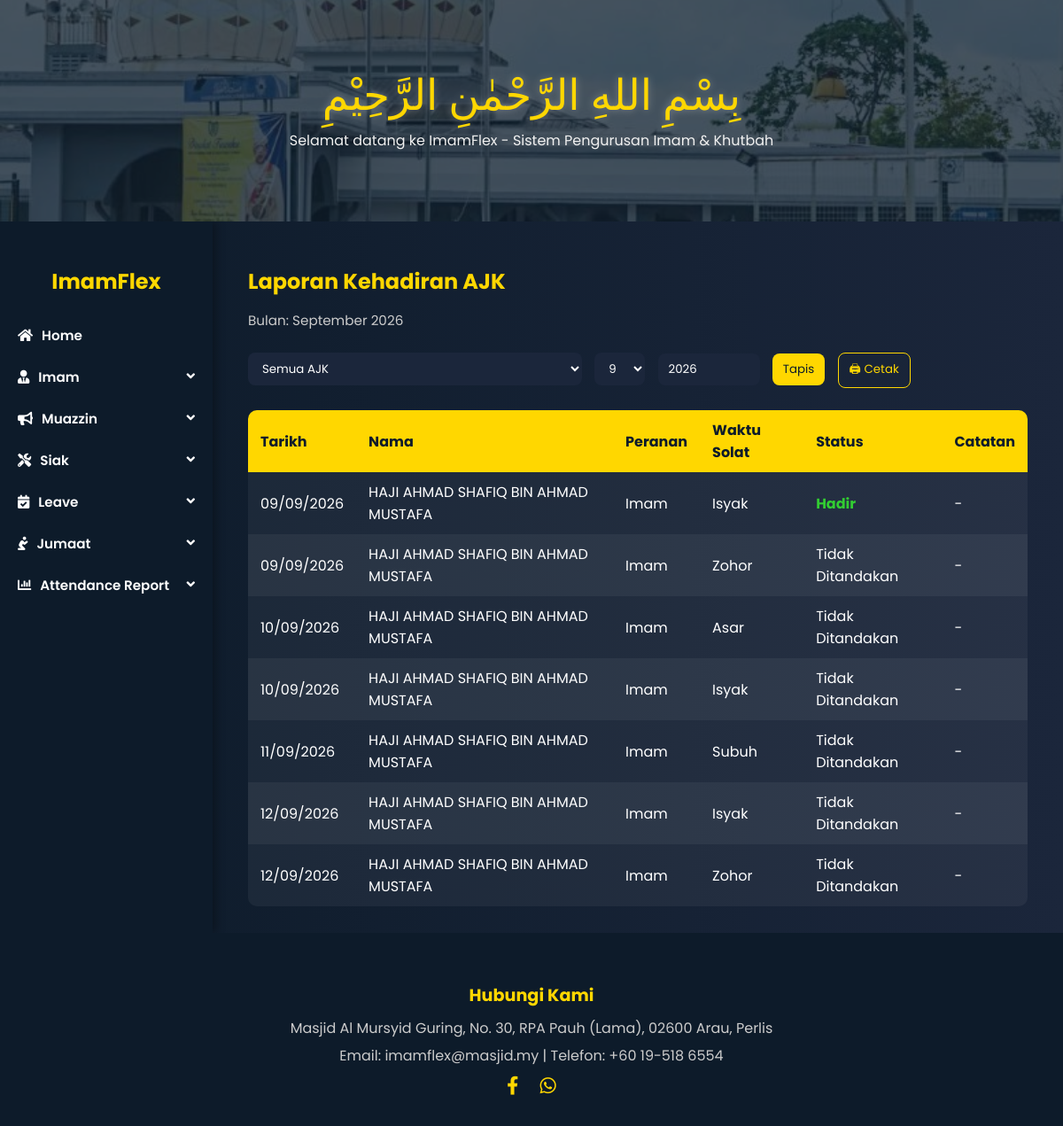
The page /attendance-report/ on the database its author committed.
### ImamFlex/models.py (models this page shows, shortened)
class AttendanceRecord(models.Model):
    attendance_id = models.AutoField(primary_key=True)
    role_type = models.CharField(max_length=20, choices=ROLE_CHOICES)
    role_id = models.CharField(max_length=10)
    date = models.DateField()
    prayer_time = models.CharField(max_length=20, choices=PRAYER_TIMES)
    role_performed = models.CharField(max_length=100)
    attendance_status = models.CharField(max_length=20, choices=ATTENDANCE_CHOICES)
    remarks = models.TextField(null=True, blank=True)

class MosqueStaff(models.Model):
    name = models.CharField(max_length=100)
    ic_number = models.CharField(max_length=12, unique=True)
    contact_number = models.CharField(max_length=15)
    address = models.TextField(blank=True, null=True)
    availability = models.BooleanField(default=True)
    email = models.EmailField(blank=True, null=True)
    profile_picture = models.ImageField(upload_to='profile_pics/', null=True, blank=True)
    class Meta:
        abstract = True

class Imam(MosqueStaff):
    imam_id = models.CharField(max_length=10, primary_key=True)
    password = models.CharField(max_length=20)
    is_admin = models.BooleanField(default=False)

### ImamFlex/views.py (the view)
# urls.py: path('attendance-report/', views.admin_attendance_report, name='attendance_report'),
def admin_attendance_report(request):
    today = date.today()
    year = int(request.GET.get('year', today.year))
    month = int(request.GET.get('month', today.month))
    selected_staff_id = request.GET.get('staff_id', '')
    selected_type = ''
    selected_id = ''
    filtered_attendance = []
    staff_list = []
    for imam in Imam.objects.all():
        staff_list.append({
            'role_type': 'Imam',
            'role_id': imam.imam_id,
            'name': imam.name
        })
    for muazzin in Muazzin.objects.all():
        staff_list.append({
            'role_type': 'Muazzin',
            'role_id': muazzin.muazzin_id,
            'name': muazzin.name
        })
    for siak in Siak.objects.all():
        staff_list.append({
            'role_type': 'Siak',
            'role_id': siak.siak_id,
            'name': siak.name
        })
    if selected_staff_id:
        try:
            selected_type, selected_id = selected_staff_id.split('-')
            selected_type = selected_type.capitalize()
            selected_id = selected_id.upper()
            filtered_attendance = AttendanceRecord.objects.filter(
                role_type__iexact=selected_type,
                role_id__iexact=selected_id,
                date__year=year,
                date__month=month
            ).order_by('date', 'prayer_time')
        except ValueError:
            filtered_attendance = []
    else:
        filtered_attendance = AttendanceRecord.objects.filter(
            date__year=year,
            date__month=month
        ).order_by('date', 'prayer_time')
    return render(request, 'admin/adminAttendance.html', {
        'attendance_records': filtered_attendance,
        'staff_list': staff_list,
        'selected_type': selected_type,
        'selected_id': selected_id,
        'month': month,
        'year': year,
        'month_list': range(1, 13),
        'month_name': calendar.month_name[month],
    })

### ImamFlex/templates/admin/adminAttendance.html (shortened to what this page needs)
{% load static %}
<!DOCTYPE html>
<html lang="en">
<head>
  <link rel="stylesheet" href="https://cdnjs.cloudflare.com/ajax/libs/font-awesome/5.15.4/css/all.min.css">
</head>
<body>
<div class="header-img">
  <div>
    <div class="bismillah">بِسْمِ اللهِ الرَّحْمٰنِ الرَّحِيْمِ</div>
    <div class="tagline">Selamat datang ke ImamFlex - Sistem Pengurusan Imam & Khutbah</div>
  </div>
</div>
<div class="main-wrapper">
    <div class="sidebar">
        <h2>ImamFlex</h2>
        <a href="{% url 'adminDash' %}" class="active"><i class="fas fa-home"></i> Home</a>
        <button class="dropdown-btn"><i class="fas fa-user-tie"></i> Imam</button>
        <button class="dropdown-btn"><i class="fas fa-bullhorn"></i> Muazzin</button>
        <button class="dropdown-btn"><i class="fas fa-tools"></i> Siak</button>
       <button class="dropdown-btn"><i class="fas fa-calendar-check"></i> Leave</button>
      <button class="dropdown-btn"><i class="fas fa-pray"></i> Jumaat</button>
        <button class="dropdown-btn"><i class="fas fa-chart-bar"></i> Attendance Report</button>
    </div>
<div class="content">
  <h2 style="color: gold; margin-bottom: 10px;">Laporan Kehadiran AJK</h2>
  <p class="subtext" style="margin-bottom: 25px;">Bulan: {{ month_name }} {{ year }}</p>
  <form method="get" action="" style="margin-bottom: 20px;">
    <select name="staff_id">
      <option value="">Semua AJK</option>
    </select>
    <select name="month">
      {% for m in month_list %}
        <option value="{{ m }}" {% if m == month %}selected{% endif %}>{{ m }}</option>
      {% endfor %}
    </select>
    <input type="number" name="year" value="{{ year }}" min="2020" max="2100">
    <button type="submit">Tapis</button>
    <button type="button" class="print-btn" onclick="print()">🖨 Cetak</button>
  </form>
  <table>
    <thead>
      <tr>
        <th>Tarikh</th>
        <th>Nama</th>
        <th>Peranan</th>
        <th>Waktu Solat</th>
        <th>Status</th>
        <th>Catatan</th>
      </tr>
    </thead>
    <tbody>
      {% for r in attendance_records %}
        <tr>
          <td>{{ r.date|date:"d/m/Y" }}</td>
          <td>
            {% for s in staff_list %}
              {% if s.role_id == r.role_id and s.role_type == r.role_type %}
                {{ s.name }}
              {% endif %}
            {% endfor %}
          </td>
          <td>{{ r.role_type }}</td>
          <td>{{ r.prayer_time }}</td>
          <td>
            {% if r.attendance_status == "Present" %}
              <span class="status-present">Hadir</span>
            {% elif r.attendance_status == "Absent" %}
              <span class="status-absent">Tidak Hadir</span>
            {% else %}
              Tidak Ditandakan
            {% endif %}
          </td>
          <td>{{ r.remarks|default:"-" }}</td>
        </tr>
      {% empty %}
        <tr><td colspan="6">Tiada data kehadiran untuk bulan ini.</td></tr>
      {% endfor %}
    </tbody>
  </table>
</div>
</div>
<div class="footer">
  <h4>Hubungi Kami</h4>
  <p>Masjid Al Mursyid Guring, No. 30, RPA Pauh (Lama), 02600 Arau, Perlis</p>
  <p>Email: imamflex@masjid.my | Telefon: +60 19-518 6554</p>
  <div class="social-icons">
    <a href="https://www.facebook.com/profile.php?id=100069456158805"><i class="fab fa-facebook-f"></i></a>
    <a href="#"><i class="fab fa-whatsapp"></i></a>
  </div>
</div>
</body>
</html>

### rows shown on the page
AttendanceRecord: date "09/09/2026", role_type "Imam", prayer_time "Isyak", attendance_status "Hadir", remarks "-"
Imam: name "HAJI AHMAD SHAFIQ BIN AHMAD MUSTAFA" "HAJI AHMAD SHAFIQ BIN AHMAD MUSTAFA" "HAJI AHMAD SHAFIQ BIN AHMAD MUSTAFA" "HAJI AHMAD SHAFIQ BIN AHMAD MUSTAFA" "HAJI AHMAD SHAFIQ BIN AHMAD MUSTAFA" "HAJI AHMAD SHAFIQ BIN AHMAD MUSTAFA" "HAJI AHMAD SHAFIQ BIN AHMAD MUSTAFA"
AttendanceRecord: date "09/09/2026", role_type "Imam", prayer_time "Zohor", attendance_status "Tidak Ditandakan", remarks "-"
AttendanceRecord: date "10/09/2026", role_type "Imam", prayer_time "Asar", attendance_status "Tidak Ditandakan", remarks "-"
AttendanceRecord: date "10/09/2026", role_type "Imam", prayer_time "Isyak", attendance_status "Tidak Ditandakan", remarks "-"
AttendanceRecord: date "11/09/2026", role_type "Imam", prayer_time "Subuh", attendance_status "Tidak Ditandakan", remarks "-"
AttendanceRecord: date "12/09/2026", role_type "Imam", prayer_time "Isyak", attendance_status "Tidak Ditandakan", remarks "-"
AttendanceRecord: date "12/09/2026", role_type "Imam", prayer_time "Zohor", attendance_status "Tidak Ditandakan", remarks "-"

### other values the page prints
{{ month_name }} "September"
{{ year }} "2026"
form field month "9"
